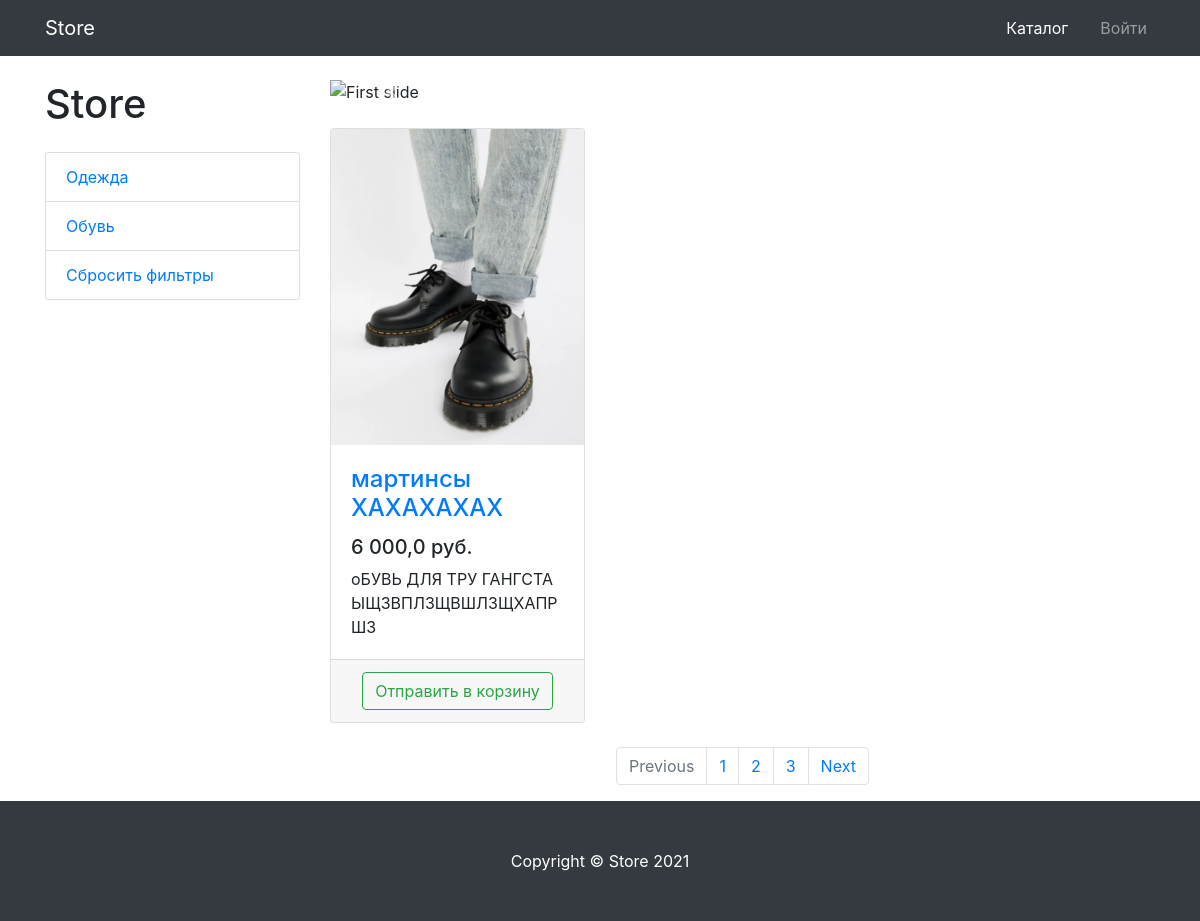
Page /catalog/?filter=shoes on the committed database.
### store/models.py (models this page shows, shortened)
class Categories(models.Model):
    url = models.TextField()
    title = models.CharField(max_length=200)

class Product(models.Model):
    categorie = models.ForeignKey(Categories, on_delete=models.CASCADE, null=True)
    photo = models.ImageField(upload_to='product_photo/')
    name = models.CharField(max_length=200)
    price = models.FloatField(default=0)
    description = models.TextField()

### store/views.py (the view, shortened to what this page needs)
# urls.py: path('catalog/', ProductsView.as_view(), name='catalog'),
class ProductsView(TemplateView):
    template_name = 'shop/products.html'
    def get_context_data(self, **kwargs):
        context = super().get_context_data()
        if self.request.GET:
            filter = self.request.GET['filter']
            context['products'] = Product.objects.filter(categorie__url=filter)
        else:
            context['products'] = Product.objects.all()
        context['cats'] = Categories.objects.all()
        user_products_in_busket = Busket.objects.filter(user_id=self.request.user.id).all()
        context['in_busk'] = list()
        return context

### store/templates/shop/products.html (shortened to what this page needs)
{% extends 'base.html' %}
    {%load static%}
    {%load humanize%}
    {% block css %}
        <link href="{% static 'css/products.css'%}" rel="stylesheet">
    {%endblock%}
{%block content%}
<div class="container">
    <div class="row">
        <div class="col-lg-3">
            <h1 class="my-4">Store</h1>
                {%include 'menu_ext.html'%}
        </div>
        <div class="col-lg-9">
            <div id="carouselExampleIndicators" class="carousel slide my-4" data-ride="carousel">
                <ol class="carousel-indicators">
                    <li data-target="#carouselExampleIndicators" data-slide-to="0" class="active"></li>
                    <li data-target="#carouselExampleIndicators" data-slide-to="1"></li>
                    <li data-target="#carouselExampleIndicators" data-slide-to="2"></li>
                </ol>
                <div class="carousel-inner" role="listbox">
                    <div class="carousel-item active">
                        <img class="d-block img-fluid" src="{% static 'vendor/img/slides/slide-1.jpg'%}" alt="First slide">
                    </div>
                </div>
                <a class="carousel-control-prev" href="#carouselExampleIndicators" role="button" data-slide="prev">
                    <span class="carousel-control-prev-icon" aria-hidden="true"></span>
                </a>
                <a class="carousel-control-next" href="#carouselExampleIndicators" role="button" data-slide="next">
                    <span class="carousel-control-next-icon" aria-hidden="true"></span>
                </a>
            </div>
            <div class="row">
                {% if not products%}
                    <div style="text-align: center;" class="container">
                        <h3>
                            Ожидайте добавления новых вещей.
                        </h3>
                    </div>
                {%else%}
                    {%for product in products%}
                        <div class="col-lg-4 col-md-6 mb-4">
                            <div class="card h-100">
                                <a href="#">
                                    <img class="card-img-top"
                                         src="{{product.photo.url}}"
                                         alt="">
                                </a>
                                <div class="card-body">
                                    <h4 class="card-title">
                                        <a href="#">{{product.name}}</a>
                                    </h4>
                                    <h5>{{product.price|intcomma:5}} руб.</h5>
                                    <p class="card-text">{{product.description}}</p>
                                </div>
                                <div class="card-footer text-center">
                                    {% if product.id in in_busk %}
                                                <form method="post" style="margin-bottom: 0px; padding-bottom:0px;">
                                                    {%csrf_token%}
                                                    <input type="hidden" name="product_id" value="{{product.id}}">
                                                    <input name="del_product" id="{{product.id}}" type="submit" class="btn btn-outline-danger" value="Удалить из корзины">
                                                </form>
                                    {%else%}
                                    <form method="post" style="margin-bottom: 0px; padding-bottom:0px;">
                                                    <input name="add_product" id="{{product.id}}" type="submit" class="btn btn-outline-success" value="Отправить в корзину">
                                                </form>
                                    {% endif %}
                                </div>
                            </div>
                        </div>
                    {%endfor%}
                {%endif%}
            </div>
            <nav aria-label="Page navigation example">
                <ul class="pagination justify-content-center">
                    <li class="page-item disabled">
                        <a class="page-link" href="#" tabindex="-1" aria-disabled="true">Previous</a>
                    </li>
                    <li class="page-item"><a class="page-link" href="#">1</a></li>
                    <li class="page-item"><a class="page-link" href="#">2</a></li>
                    <li class="page-item"><a class="page-link" href="#">3</a></li>
                    <li class="page-item">
                        <a class="page-link" href="#">Next</a>
                    </li>
                </ul>
            </nav>
        </div>
    </div>
</div>
{% endblock %}
{%block footer%}
<footer class="py-5 bg-dark">
    <div class="container">
        <p class="m-0 text-center text-white">Copyright &copy; Store 2021</p>
    </div>
</footer>
{%endblock%}

### store/templates/menu_ext.html
<div class="list-group">
    {% if cats %}
        {% for cat in cats %}
            <a href="{% url 'store:catalog' %}?filter={{cat.url}}" class="list-group-item">{{cat.title}}</a>
        {% endfor %}
    {%endif%}
    {% if request.GET.filter %}
        <a href="{% url 'store:catalog' %}" class="list-group-item">Сбросить фильтры</a>
    {% endif %}
</div>

### store/static/css/products.css (style rules this page uses)
body { padding-top: 56px; }

### rows in the picture
Categories: title "Одежда"
Categories: title "Обувь"
Product: photo (picture), name "мартинсы ХАХАХАХАХ", price "6 000,0", description "оБУВЬ ДЛЯ ТРУ ГАНГСТА ЫЩЗВПЛЗЩВШЛЗЩХАПРШЗ"
